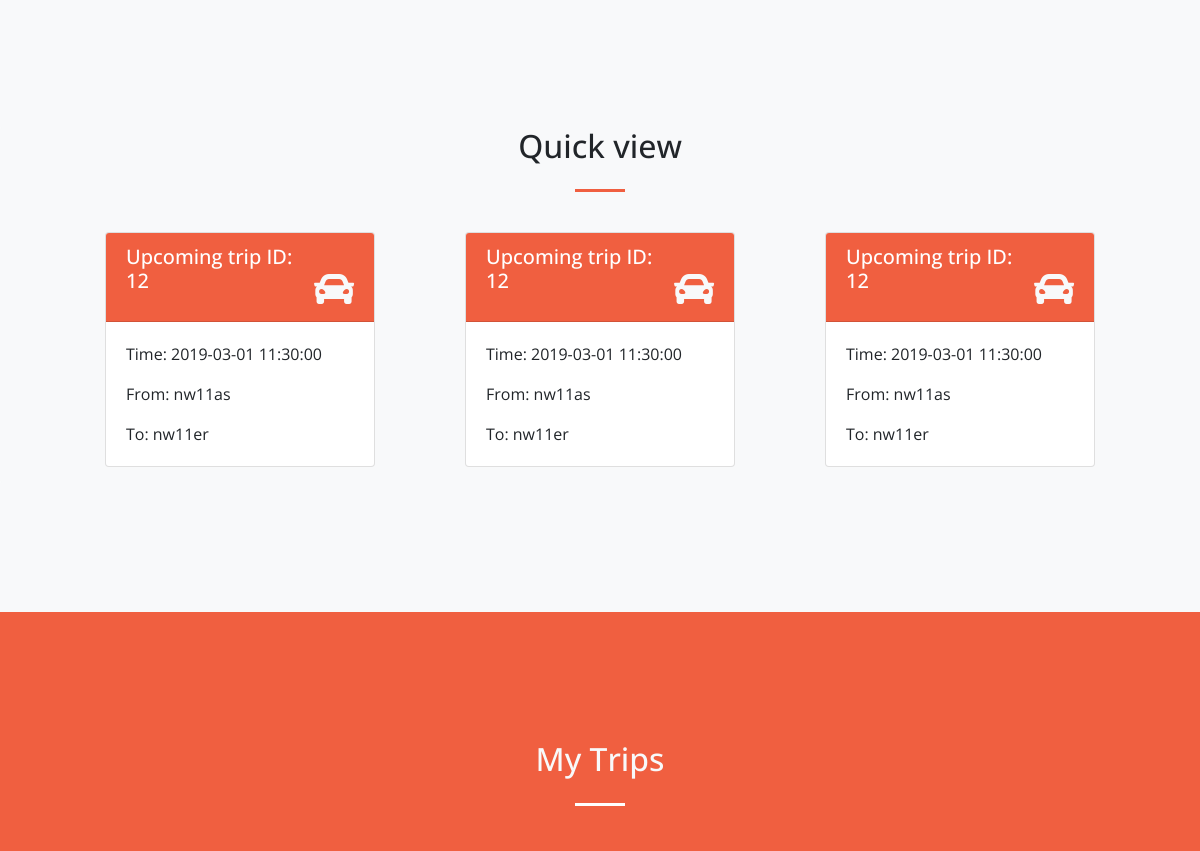
Page /landingPageDriver.php (signed in, middle part) on the earlier database version.
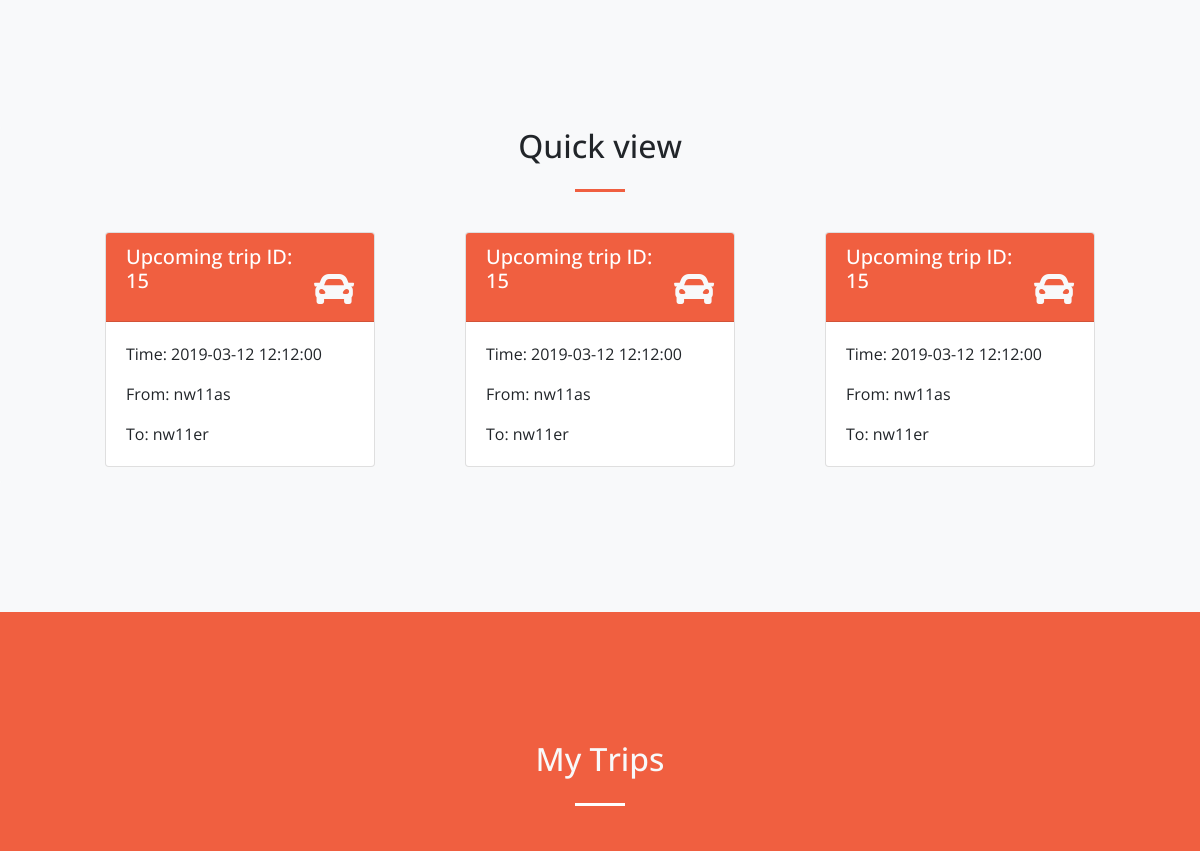
Same page on the later database version.
### tables this page shows
CREATE TABLE IF NOT EXISTS `booking` (
                                       `booking_id` int(11) NOT NULL AUTO_INCREMENT,
                                       `booking_time` datetime NOT NULL,
                                       `vehicle_id` int(11) NOT NULL,
                                       `number_of_travelers` int(11) NOT NULL,
                                       `booker_id` int(11) NOT NULL,
                                       `driver_id` int(11) NOT NULL,
                                       `service_fee` double NOT NULL,
                                       `route_id` int(11) NOT NULL,
                                       PRIMARY KEY (`booking_id`),
                                       KEY `driverID` (`driver_id`),
                                       KEY `booking_ibfk_3` (`route_id`),
                                       KEY `booking_ibfk_4` (`booker_id`),
                                       KEY `booking_ibfk_5` (`vehicle_id`)
);

CREATE TABLE IF NOT EXISTS `route` (
                                     `route_id` int(11) NOT NULL AUTO_INCREMENT,
                                     `start_address` varchar(100) NOT NULL,
                                     `start_post_code` varchar(255) NOT NULL,
                                     `end_address` varchar(100) NOT NULL,
                                     `end_post_code` varchar(255) NOT NULL,
                                     PRIMARY KEY (`route_id`)
);

### landingPageDriver.php (the view, shortened to what this page needs)
<!DOCTYPE html>
<html lang="en">
<head>
    <link href="vendor/bootstrap/css/bootstrap.min.css" rel="stylesheet">
    <link href="vendor/fontawesome-free/css/all.min.css" rel="stylesheet" type="text/css">
    <link href="vendor/magnific-popup/magnific-popup.css" rel="stylesheet">
    <link href="css/creative.css" rel="stylesheet">
</head>
<body id="page-top">
<section class="page-section bg-light" id="myCalendar">
    <div class="card bg-light border-light container-fluid">
        <div class="container">
            <h2 class="text-center mt-0">Quick view</h2>
            <hr class="divider my-4">
            <div class="row col-12 mx-auto">
                <div class="card my-3 col-md-3 mx-auto p-0">
                    <div class="card-header bg-primary">
                        <h5 class="text-white">Upcoming trip ID: <br>
                            <?php
                            $connection = connectToDb();
                            if (isset($_COOKIE["userId"])) {
                                $user_id = $_COOKIE["userId"];
                                $query = "SELECT booking.booking_id, booking.booking_time FROM booking JOIN driver USING(driver_id) WHERE driver.user_id = '$user_id'";
                                $results = mysqli_query($connection, $query);
                                $array = mysqli_fetch_assoc($results);
                                $booking_id = $array['booking_id'];
                                $booking_time = $array['booking_time'];
                                $query2 = "SELECT route.start_address, route.end_address FROM route JOIN booking USING(route_id) WHERE booking.booking_id = '$booking_id'";
                                $results2 = mysqli_query($connection, $query2);
                                $array2 = mysqli_fetch_assoc($results2);
                                $start_address = $array2['start_address'];
                                $end_address = $array2['end_address'];
                                print($booking_id);
                            } else {
                                print("Sorry, no cookie read.");
                            }
                            ?>
                            <i class="fas fa-2x fa-car text-light mb-0 mt-0 float-right"></i></h5>
                    </div>
                    <div class="card-body">
                        <p class="card-text">Time: <?php print($booking_time); ?></p>
                        <p class="card-text">From: <?php print($start_address); ?></p>
                        <p class="card-text">To: <?php print($end_address); ?></p>
                    </div>
                </div>
                <div class="card my-3 col-md-3 mx-auto p-0">
                    <div class="card-header bg-primary">
                        <h5 class="text-white">Upcoming trip ID: <br>
                            <?php
                            $connection = connectToDb();
                            if (isset($_COOKIE["userId"])) {
                                $user_id = $_COOKIE["userId"];
                                $query = "SELECT booking.booking_id, booking.booking_time FROM booking JOIN driver USING(driver_id) WHERE driver.user_id = '$user_id'";
                                $results = mysqli_query($connection, $query);
                                $array = mysqli_fetch_assoc($results);
                                $booking_id = $array['booking_id'];
                                $booking_time = $array['booking_time'];
                                $query2 = "SELECT route.start_address, route.end_address FROM route JOIN booking USING(route_id) WHERE booking.booking_id = '$booking_id'";
                                $results2 = mysqli_query($connection, $query2);
                                $array2 = mysqli_fetch_assoc($results2);
                                $start_address = $array2['start_address'];
                                $end_address = $array2['end_address'];
                                print($booking_id);
                            } else {
                                print("Sorry, no cookie read.");
                            }
                            ?>
                            <i class="fas fa-2x fa-car text-light mb-0 mt-0 float-right"></i></h5>
                    </div>
                    <div class="card-body">
                        <p class="card-text">Time: <?php print($booking_time); ?></p>
                        <p class="card-text">From: <?php print($start_address); ?></p>
                        <p class="card-text">To: <?php print($end_address); ?></p>
                    </div>
                </div>
                <div class="card my-3 col-md-3 mx-auto p-0">
                    <div class="card-header bg-primary">
                        <h5 class="text-white">Upcoming trip ID: <br>
                            <?php
                            $connection = connectToDb();
                            if (isset($_COOKIE["userId"])) {
                                $user_id = $_COOKIE["userId"];
                                $query = "SELECT booking.booking_id, booking.booking_time FROM booking JOIN driver USING(driver_id) WHERE driver.user_id = '$user_id'";
                                $results = mysqli_query($connection, $query);
                                $array = mysqli_fetch_assoc($results);
                                $booking_id = $array['booking_id'];
                                $booking_time = $array['booking_time'];
                                $query2 = "SELECT route.start_address, route.end_address FROM route JOIN booking USING(route_id) WHERE booking.booking_id = '$booking_id'";
                                $results2 = mysqli_query($connection, $query2);
                                $array2 = mysqli_fetch_assoc($results2);
                                $start_address = $array2['start_address'];
                                $end_address = $array2['end_address'];
                                print($booking_id);
                            } else {
                                print("Sorry, no cookie read.");
                            }
                            ?>
                            <i class="fas fa-2x fa-car text-light mb-0 mt-0 float-right"></i></h5>
                    </div>
                    <div class="card-body">
                        <p class="card-text">Time: <?php print($booking_time); ?></p>
                        <p class="card-text">From: <?php print($start_address); ?></p>
                        <p class="card-text">To: <?php print($end_address); ?></p>
                    </div>
                </div>
            </div>
        </div>
    </div>
</section>
<section class="page-section bg-primary" id="myPerformance">
    <div class="container">
        <div class="row justify-content-center">
            <div class="col-lg-8 text-center">
                <h2 class="text-light mt-0">My Trips</h2>
                <hr class="divider light my-4">
                <div class="row col-12 mx-auto">
                </div>
            </div>
        </div>
    </div>
</section>
</body>
</html>

### css/creative.css (style rules this page uses)
body, html { width: 100%; height: 100%; }
body { font-family: 'Merriweather', 'Helvetica Neue', Arial, sans-serif; }
hr { max-width: 50px; border-width: 3px; border-color: #F05F40; }
hr.light { border-color: #fff; }
h1, h2, h3, h4, h5, h6, p { font-family: 'Open Sans', 'Helvetica Neue', Arial, sans-serif; }
.bg-primary { background-color: #F05F40 !important; }
section { padding: 8rem 0; }

Differences in the rows shown:
removed booking: booking_id "12", booking_time "2019-03-01 11:30:00"
added booking: booking_id "15", booking_time "2019-03-12 12:12:00"
